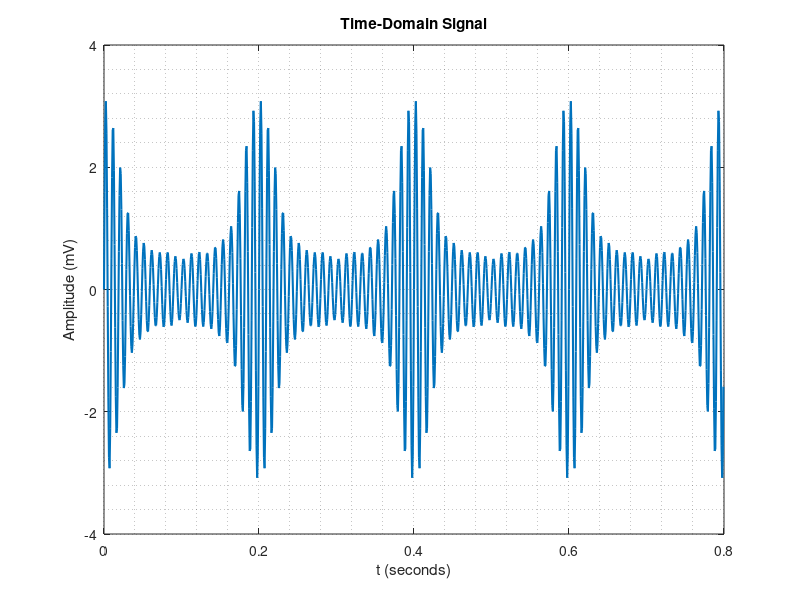

Here is the MATLAB script that generated this plot: (Note: this script raises an error after producing the figure.)
%% PRACTICE 6.19. Vector DFT applied to a multisinusoidal signal

clc, clear all, close all
Fmax = 125;
fs = 10*Fmax;                         % Sampling frequency
ts = 1/fs;                         % Sampling period
N = 1000;                          % Signal length (number of samples)
t = 0:ts:(N-1)*ts;                 % Time vector
% SIGNAL TO BE ANALYZED: A composite signal with six discrete frequency components (100 to 125 Hz)
xn = 1*sin(2*pi*100*t) + 0.8*sin(2*pi*105*t) + 0.6*sin(2*pi*110*t) + ...
     0.4*sin(2*pi*115*t) + 0.2*sin(2*pi*120*t) + 0.1*sin(2*pi*125*t);
% PLOTTING THE SIGNAL IN THE TIME DOMAIN
plot(t, xn, 'LineWidth', 1.5)      % Time-domain signal plot
xlabel('t (seconds)'); ylabel('Amplitude (mV)'); title('Time-Domain Signal'); grid minor
%% FREQUENCY DOMAIN ANALYSIS:
Xk = dft_vectorial(xn);            % DFT computation
magnitude_spectrum = abs(Xk);      % Magnitude of complex coefficients
normalized_magnitude_spectrum = magnitude_spectrum / max(magnitude_spectrum);
% Normalized DFT Plot:
f = linspace(0, fs, length(xn)); % Frequency axis:
figure
stem(f, normalized_magnitude_spectrum)
title('Normalized Magnitude Spectrum'), xlabel('f (Hz)')
% Visualization of the normalized DFT limited to the Nyquist range (fs/2):
figure
stem(f, normalized_magnitude_spectrum)
% Viewing the specific range where the components exist
axis([0 fs/2 0 max(normalized_magnitude_spectrum)])
title('Normalized Magnitude Spectrum - From 0 to fs/2'), xlabel('f (Hz)'), grid minor
